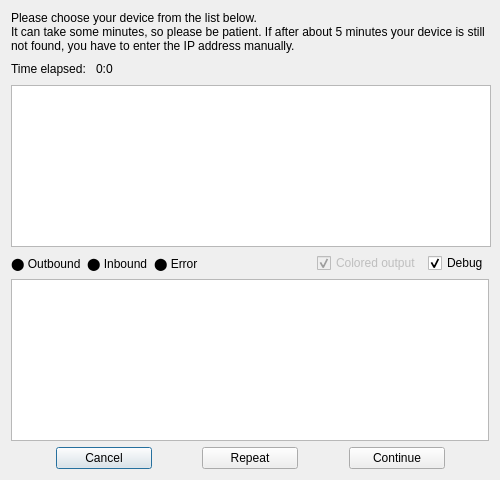
<?xml version="1.0" encoding="UTF-8"?>
<ui version="4.0">
 <class>AutoSearchDialog</class>
 <widget class="QDialog" name="AutoSearchDialog">
  <property name="geometry">
   <rect>
    <x>0</x>
    <y>0</y>
    <width>500</width>
    <height>480</height>
   </rect>
  </property>
  <property name="minimumSize">
   <size>
    <width>500</width>
    <height>480</height>
   </size>
  </property>
  <property name="maximumSize">
   <size>
    <width>500</width>
    <height>480</height>
   </size>
  </property>
  <property name="windowTitle">
   <string>Automatic search</string>
  </property>
  <layout class="QVBoxLayout" name="verticalLayout">
   <item>
    <widget class="QLabel" name="label_2">
     <property name="text">
      <string>Please choose your device from the list below.
It can take some minutes, so please be patient. If after about 5 minutes your device is still not found, you have to enter the IP address manually.</string>
     </property>
     <property name="textFormat">
      <enum>Qt::TextFormat::AutoText</enum>
     </property>
     <property name="wordWrap">
      <bool>true</bool>
     </property>
    </widget>
   </item>
   <item>
    <layout class="QHBoxLayout" name="horizontalLayout">
     <item>
      <widget class="QLabel" name="label">
       <property name="enabled">
        <bool>true</bool>
       </property>
       <property name="text">
        <string>Time elapsed: </string>
       </property>
      </widget>
     </item>
     <item>
      <widget class="QLabel" name="timeLabel">
       <property name="enabled">
        <bool>true</bool>
       </property>
       <property name="text">
        <string>0:0</string>
       </property>
      </widget>
     </item>
     <item>
      <spacer name="horizontalSpacer">
       <property name="orientation">
        <enum>Qt::Orientation::Horizontal</enum>
       </property>
       <property name="sizeHint" stdset="0">
        <size>
         <width>40</width>
         <height>20</height>
        </size>
       </property>
      </spacer>
     </item>
    </layout>
   </item>
   <item>
    <widget class="QListWidget" name="deviceListWidget">
     <property name="minimumSize">
      <size>
       <width>480</width>
       <height>0</height>
      </size>
     </property>
     <property name="maximumSize">
      <size>
       <width>420</width>
       <height>16777215</height>
      </size>
     </property>
     <property name="font">
      <font>
       <bold>false</bold>
      </font>
     </property>
     <property name="contextMenuPolicy">
      <enum>Qt::ContextMenuPolicy::CustomContextMenu</enum>
     </property>
    </widget>
   </item>
   <item>
    <layout class="QGridLayout" name="debugdLayout">
     <property name="topMargin">
      <number>0</number>
     </property>
     <item row="0" column="5">
      <widget class="QCheckBox" name="debugCheckBox">
       <property name="enabled">
        <bool>true</bool>
       </property>
       <property name="text">
        <string>Debug</string>
       </property>
       <property name="checked">
        <bool>true</bool>
       </property>
      </widget>
     </item>
     <item row="0" column="1">
      <widget class="QLabel" name="inboundLabel">
       <property name="text">
        <string>⬤ Inbound</string>
       </property>
      </widget>
     </item>
     <item row="0" column="0">
      <widget class="QLabel" name="outboundLabel">
       <property name="text">
        <string>⬤ Outbound</string>
       </property>
      </widget>
     </item>
     <item row="0" column="2">
      <widget class="QLabel" name="alertLabel">
       <property name="text">
        <string>⬤ Error</string>
       </property>
      </widget>
     </item>
     <item row="0" column="4">
      <widget class="QCheckBox" name="coloredDebugChackbox">
       <property name="enabled">
        <bool>false</bool>
       </property>
       <property name="text">
        <string>Colored output</string>
       </property>
       <property name="checked">
        <bool>true</bool>
       </property>
      </widget>
     </item>
     <item row="1" column="0" colspan="6">
      <widget class="QTextEdit" name="debugTextEdit"/>
     </item>
     <item row="0" column="3">
      <spacer name="horizontalSpacer_6">
       <property name="orientation">
        <enum>Qt::Orientation::Horizontal</enum>
       </property>
       <property name="sizeHint" stdset="0">
        <size>
         <width>40</width>
         <height>20</height>
        </size>
       </property>
      </spacer>
     </item>
    </layout>
   </item>
   <item>
    <layout class="QHBoxLayout" name="horizontalLayout_2">
     <item>
      <spacer name="horizontalSpacer_2">
       <property name="orientation">
        <enum>Qt::Orientation::Horizontal</enum>
       </property>
       <property name="sizeHint" stdset="0">
        <size>
         <width>40</width>
         <height>20</height>
        </size>
       </property>
      </spacer>
     </item>
     <item>
      <widget class="QPushButton" name="cancelButton">
       <property name="minimumSize">
        <size>
         <width>96</width>
         <height>0</height>
        </size>
       </property>
       <property name="text">
        <string>Cancel</string>
       </property>
      </widget>
     </item>
     <item>
      <spacer name="horizontalSpacer_3">
       <property name="orientation">
        <enum>Qt::Orientation::Horizontal</enum>
       </property>
       <property name="sizeHint" stdset="0">
        <size>
         <width>40</width>
         <height>20</height>
        </size>
       </property>
      </spacer>
     </item>
     <item>
      <widget class="QPushButton" name="repeatButton">
       <property name="minimumSize">
        <size>
         <width>96</width>
         <height>0</height>
        </size>
       </property>
       <property name="text">
        <string>Repeat</string>
       </property>
      </widget>
     </item>
     <item>
      <spacer name="horizontalSpacer_5">
       <property name="orientation">
        <enum>Qt::Orientation::Horizontal</enum>
       </property>
       <property name="sizeHint" stdset="0">
        <size>
         <width>40</width>
         <height>20</height>
        </size>
       </property>
      </spacer>
     </item>
     <item>
      <widget class="QPushButton" name="continueButton">
       <property name="enabled">
        <bool>true</bool>
       </property>
       <property name="minimumSize">
        <size>
         <width>96</width>
         <height>0</height>
        </size>
       </property>
       <property name="text">
        <string>Continue</string>
       </property>
      </widget>
     </item>
     <item>
      <spacer name="horizontalSpacer_4">
       <property name="orientation">
        <enum>Qt::Orientation::Horizontal</enum>
       </property>
       <property name="sizeHint" stdset="0">
        <size>
         <width>40</width>
         <height>20</height>
        </size>
       </property>
      </spacer>
     </item>
    </layout>
   </item>
  </layout>
 </widget>
 <resources/>
 <connections/>
</ui>
